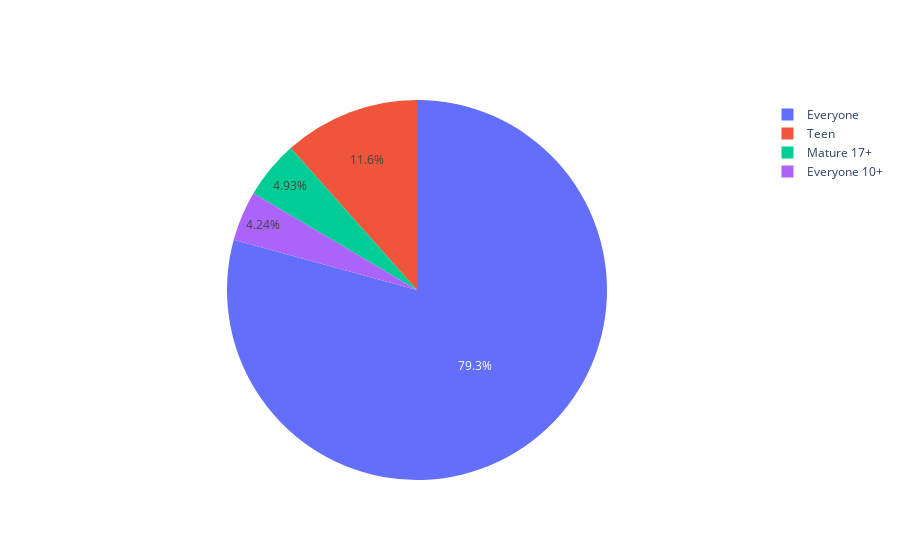

The cell this chart's notebook holds for it:
### Markdown cell above
From the above values in the content rating adults+18 and unrated has only a few records and it has been removed/droped.

### Code cell
import plotly.graph_objects as go

fig = go.Figure(go.Pie(
    name = "",
    values = [7414,1083,461,397],
    labels = ['Everyone','Teen','Mature 17+','Everyone 10+'],
))
fig.show()

### Figure 1 — Plotly figure (JSON) as saved in the notebook; plotly's stock layout.template omitted (floating-point values rounded to 4 significant figures)
{"data": [{"labels": ["Everyone", "Teen", "Mature 17+", "Everyone 10+"], "name": "", "type": "pie", "values": [7414, 1083, 461, 397]}], "layout": {}}
